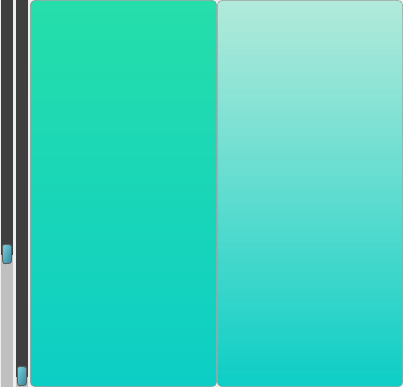
              <widget class="QWidget" name="scrollAreaWidgetContents">
               <property name="geometry">
                <rect>
                 <x>0</x>
                 <y>0</y>
                 <width>403</width>
                 <height>387</height>
                </rect>
               </property>
               <layout class="QHBoxLayout" name="horizontalLayout_17">
                <property name="spacing">
                 <number>0</number>
                </property>
                <property name="leftMargin">
                 <number>0</number>
                </property>
                <property name="topMargin">
                 <number>0</number>
                </property>
                <property name="rightMargin">
                 <number>0</number>
                </property>
                <property name="bottomMargin">
                 <number>0</number>
                </property>
                <item>
                 <widget class="QWidget" name="widget" native="true">
                  <layout class="QHBoxLayout" name="horizontalLayout_27">
                   <property name="spacing">
                    <number>0</number>
                   </property>
                   <property name="leftMargin">
                    <number>0</number>
                   </property>
                   <property name="topMargin">
                    <number>0</number>
                   </property>
                   <property name="rightMargin">
                    <number>0</number>
                   </property>
                   <property name="bottomMargin">
                    <number>0</number>
                   </property>
                   <item>
                    <widget class="QSlider" name="scaleSlider">
                     <property name="sizePolicy">
                      <sizepolicy hsizetype="Fixed" vsizetype="Ignored">
                       <horstretch>0</horstretch>
                       <verstretch>0</verstretch>
                      </sizepolicy>
                     </property>
                     <property name="toolTip">
                      <string>&lt;html&gt;&lt;head/&gt;&lt;body&gt;&lt;p&gt;scaleSlider&lt;/p&gt;&lt;/body&gt;&lt;/html&gt;</string>
                     </property>
                     <property name="styleSheet">
                      <string notr="true">QSlider::groove:vertical {
    border: 1px solid #999999;
    background: qlineargradient(x1: 0, y1: 0, x2: 0, y2: 1, stop: 0 #E6E6E6, stop: 1.0 #24c4da);
    width: 10px;
    margin: 2px 0;
}

QSlider::handle:vertical {
    background: qlineargradient(x1: 0, y1: 0, x2: 1, y2: 1, stop: 0 #79D2DE, stop: 1.0 #37849B);
    border: 1px solid #5c5c5c;
    height: 18px;
    margin: -2px 0; /* handle is placed by default on the contents rect of the groove. Expand outside the groove */
    border-radius: 3px;
}

QSlider::add-page:vertical {
    background: #C0C0C0;
}

QSlider::sub-page:vertical {
    background: #3F3F3F;
}
</string>
                     </property>
                     <property name="minimum">
                      <number>50</number>
                     </property>
                     <property name="maximum">
                      <number>200</number>
                     </property>
                     <property name="pageStep">
                      <number>0</number>
                     </property>
                     <property name="value">
                      <number>100</number>
                     </property>
                     <property name="orientation">
                      <enum>Qt::Vertical</enum>
                     </property>
                    </widget>
                   </item>
                   <item>
                    <widget class="QSlider" name="rotationSlider">
                     <property name="styleSheet">
                      <string notr="true">QSlider::groove:vertical {
    border: 1px solid #999999;
    background: qlineargradient(x1: 0, y1: 0, x2: 0, y2: 1, stop: 0 #E6E6E6, stop: 1.0 #CCCCCC);
    width: 10px;
    margin: 2px 0;
}

QSlider::handle:vertical {
    background: qlineargradient(x1: 0, y1: 0, x2: 1, y2: 1, stop: 0 #79D2DE, stop: 1.0 #37849B);
    border: 1px solid #5c5c5c;
    height: 18px;
    margin: -2px 0; /* handle is placed by default on the contents rect of the groove. Expand outside the groove */
    border-radius: 3px;
}

QSlider::add-page:vertical {
    background: #C0C0C0;
}

QSlider::sub-page:vertical {
    background: #3F3F3F;
}
</string>
                     </property>
                     <property name="maximum">
                      <number>720</number>
                     </property>
                     <property name="singleStep">
                      <number>1</number>
                     </property>
                     <property name="orientation">
                      <enum>Qt::Vertical</enum>
                     </property>
                    </widget>
                   </item>
                   <item>
                    <widget class="QLabel" name="imageLabel">
                     <property name="styleSheet">
                      <string notr="true">QLabel {
    background-color: qlineargradient(x1:0, y1:0, x2:0, y2:1, stop: 0 rgb(38, 222, 170,1), stop: 1 rgba(13, 206, 197, 255));
    border: 1px solid rgba(128, 128, 128, 128);
    border-radius: 5px;
    box-shadow: 0 0 5px rgba(0, 0, 0, 50);
    color: rgba(255, 255, 255, 255);
    font: 10pt &quot;Roboto&quot;;
}

QLabel::hover {
    background-color: qlineargradient(x1:0, y1:0, x2:0, y2:1, stop: 0 rgba(3, 85, 160, 200), stop: 1 rgba(13, 206, 197, 200));
}

QLabel::indicator {
    width: 16px;
    height: 16px;
    image: url(:/icons/your_icon.png);
    opacity: 0.5;
    position: absolute;
    left: 50%;
    top: 50%;
    margin-left: -8px;
    margin-top: -8px;
}
</string>
                     </property>
                     <property name="text">
                      <string/>
                     </property>
                    </widget>
                   </item>
                   <item>
                    <widget class="QLabel" name="imageLabel_2">
                     <property name="styleSheet">
                      <string notr="true">QLabel {
    background-color: qlineargradient(x1:0, y1:0, x2:0, y2:1, stop: 0 rgb(38, 222, 170,0.3), stop: 1 rgba(13, 206, 197, 255));
    border: 1px solid rgba(128, 128, 128, 128);
    border-radius: 5px;
    box-shadow: 0 0 5px rgba(0, 0, 0, 50);
    color: rgba(255, 255, 255, 255);
    font: 10pt &quot;Roboto&quot;;
}

QLabel::hover {
    background-color: qlineargradient(x1: 0, y1: 0, x2: 0, y2: 1, stop: 0 rgba(255, 0, 0, 255), stop: 1.0 rgba(13, 206, 197, 255));
}

QLabel::indicator {
    width: 16px;
    height: 16px;
    image: url(:/icons/your_icon.png);
    opacity: 0.5;
    position: absolute;
    left: 50%;
    top: 50%;
    margin-left: -8px;
    margin-top: -8px;
}
</string>
                     </property>
                     <property name="text">
                      <string/>
                     </property>
                    </widget>
                   </item>
                  </layout>
                 </widget>
                </item>
               </layout>
              </widget>
